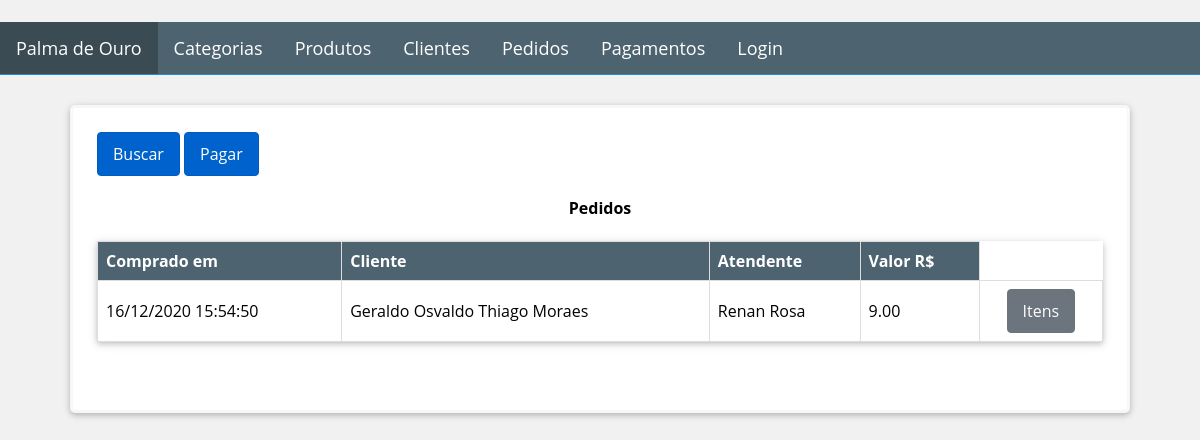
/order/client/1, run on the app's committed database.
### Golden_Leaf/models.py (models this page shows, shortened)
class Order(db.Model):
    __tablename__ = 'orders'
    id = db.Column(db.Integer, primary_key=True)
    client_id = db.Column(db.Integer, ForeignKey('clients.id'), nullable=False)
    clerk_id = db.Column(db.Integer, ForeignKey('clerks.id'), nullable=False)
    date = db.Column(db.DateTime, index=True, default=datetime.now)
    total = db.Column(db.Numeric(10, 2), default=0)
    client = relationship("Client", backref=backref('orders', order_by=id))
    clerk = relationship("Clerk", backref=backref('orders', order_by=id))

class User(db.Model):
    __metaclass__ = ABCMeta
    __abstract__ = True
    id = db.Column(db.Integer, primary_key=True)
    name = db.Column(db.String(64), nullable=False, index=True)
    phone_number = db.Column(db.String(11), nullable=False)

class Client(User):
    __tablename__ = 'clients'
    __mapper_args__ = {'concrete': True}
    identification = db.Column(db.String(9), unique=True)
    notifiable = db.Column(db.Boolean)
    address = db.Column(db.String(64))
    status = db.Column(db.Boolean)
    amount = db.Column(db.Numeric(10, 2), default=0)

class Clerk(User, UserMixin):
    __tablename__ = 'clerks'
    image_file = db.Column(db.String(64), default='default.png')
    email = db.Column(db.String(64), unique=True)
    password_hash = db.Column(db.String(128), nullable=False)
    __mapper_args__ = {
        'concrete': True
    }
    @property
    def password(self) -> None:
        raise AttributeError('password is not a readable attribute')

### Golden_Leaf/views/order/routes.py (the view)
@blueprint_order.route('/order/client/<int:id>', methods=['GET'])
@blueprint_order.route('/order', defaults={'id': None}, methods=['GET'])
@register_breadcrumb(blueprint_order, '.', 'Pedidos')
def get_orders(id):
    page = request.args.get('page', 1, type=int)
    if id is not None:
        orders = Order.query \
            .filter_by(client_id=id) \
            .order_by(Order.date.desc()) \
            .paginate(page=page, per_page=10)
        return render_template('order/client_orders.html', orders=orders, client_id=id)
    orders = Order.query.order_by(Order.date.desc()).paginate(page=page, per_page=10)
    return render_template('order/list.html', orders=orders)

### Golden_Leaf/templates/order/client_orders.html (shortened to what this page needs)
{% extends "base.html" %}
{% block page_content %}
<div class="container">
    <div class="row">
        <div>
            <a href="{{ url_for('blueprint_order.search_order') }}" class="btn btn-primary">
                <span>Buscar</span>
            </a>
            <a href="{{ url_for('blueprint_payment.new_payment',id=client_id) }}" class="btn btn-primary">
                <span>Pagar</span>
            </a>
        </div>
    </div>
    <div class="panel-body">
        <table class="table table-striped table-responsive table-bordered">
            <caption><h4>Pedidos</h4></caption>
            <thead>
                <tr>
                    <th>Comprado em</th>
                    <th>Cliente</th>
                    <th>Atendente</th>
                    <th>Valor R$</th>
                </tr>
            </thead>
            <tbody>
                {% for order in orders.items %}
                <tr>
                    <td>{{ order.date.strftime('%d/%m/%Y %H:%M:%S') }}</td>
                    <td>{{ order.client.name }}</td>
                    <td>{{ order.clerk.name }}</td>
                    <td>{{ order.total }}</td>
                    <td align="center">
                        <a href="{{ url_for('blueprint_order.items_order',id=order.id) }}"
                           class="btn btn-default">
                            <span>Itens</span>
                        </a>
                    </td>
                </tr>
                {% endfor %}
            </tbody>
        </table>
    </div>
    <div class="panel-footer p-0">
        {% for page_number in orders.iter_pages(left_edge=1,right_edge=1,left_current=1,right_current=2) %}
        {% if page_number %}
        {% if orders.page == page_number %}
        <a class="btn btn-info mb-4"
           href="{{ url_for('blueprint_order.get_orders',page=page_number) }}">{{ page_number }}</a>
        {% else %}
        <a class="btn btn-outline-info mb-4"
           href="{{ url_for('blueprint_order.get_orders',page=page_number) }}">{{ page_number }}</a>
        {% endif %}
        {% else %}
        ...
        {% endif %}
        {% endfor %}
    </div>
</div>
{% endblock %}

### Golden_Leaf/static/css/styles.css (style rules this page uses)
.container, .form-container { border-radius: 5px; color: #000; background-color: #ffffff; border: solid #f7f7f9; box-shadow: 0 2px 5px 0 rgba(0, 0, 0, 0.16), 0 2px 10px 0 rgba(0, 0, 0, 0.12); }
* { box-sizing: border-box; }
html, body, h1, h2, h3, h4, h5 { font-family: "Open Sans", sans-serif; }
body { background-color: #f1f1f1; margin: 0; }
.container { padding: 1.5rem; border-width: .2rem; }
table { background-color: #ffffff; color: #000; width: 100%; border-collapse: collapse; box-shadow: 0 2px 5px 0 rgba(0, 0, 0, 0.16), 0 2px 10px 0 rgba(0, 0, 0, 0.12); }
th { text-align: left; border: 1px solid #ddd; background-color: #4d636f; color: white; padding: 8px; }
td { border: 1px solid #ddd; padding: 8px; }
.btn { display: inline-block; text-decoration: none; border: 1px solid transparent; padding: 10px 15px; color: #fff; border-radius: .25rem; }
.btn-primary { background-color: #0062cc; border-color: #005cbf; }
.btn-default { background-color: #6c757d; border-color: #6c757d; }
.row { display: flex; justify-content: space-between; }

### data on the page
Order: date "16/12/2020 15:54:50", client.name "Geraldo Osvaldo Thiago Moraes", clerk.name "Renan Rosa", total "9.00"
